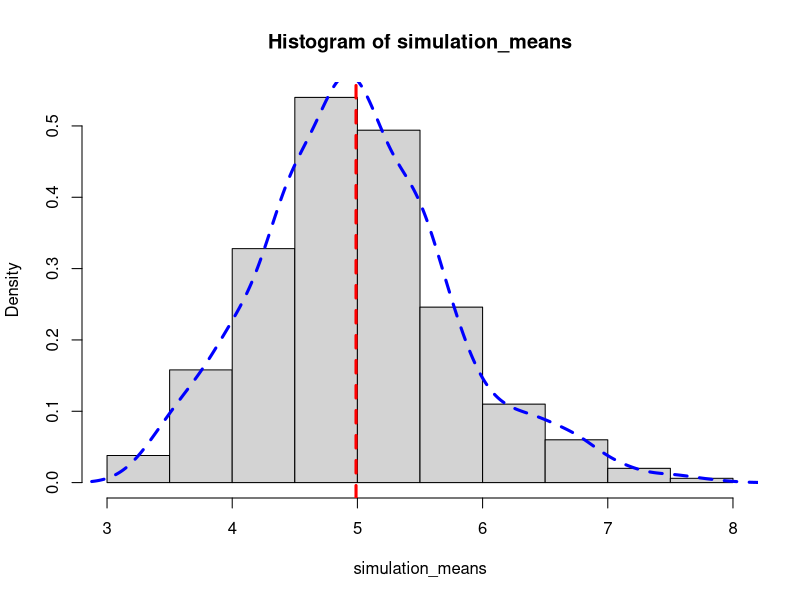

Generate this figure with R:
## ---- chunk 1
#User needs to change these variables manually for each simulation scenario
nosim <- 1000 # number of simulations
sample <- 40 #sample size
lambda <- 0.2 # lambda of exponential distribution

#Generate random samples and calculate means
experiment <- replicate(nosim,rexp(sample,lambda))
  simulation_means <- apply(experiment,2,mean)
  mean_of_means <- round(mean(simulation_means),3)
 
#create histogram with probablity density
  hist(simulation_means,prob=TRUE)
  par(col="red",lty=2,lwd=3)
  abline(v=mean_of_means)
  par(col="blue",lwd=3)
  lines(density(simulation_means))

